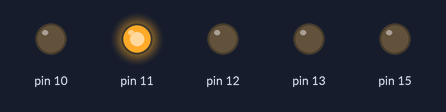
A program run on a simulated Raspberry Pi (header pin numbers). Parts: output pins drawn as LEDs (lit = HIGH). At 5.0 s the program stops and its outputs stay as they are.

Above: at 0.1 s.
At 1.1 s:
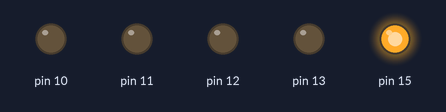
At 2.1 s:
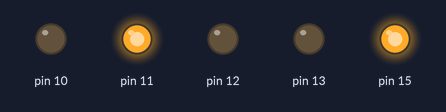
At 3.1 s:
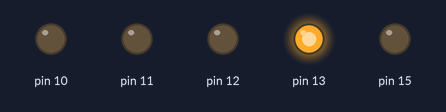
At 4.1 s:
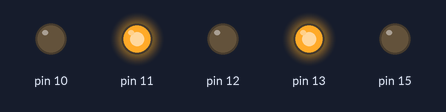
At 5.1 s:
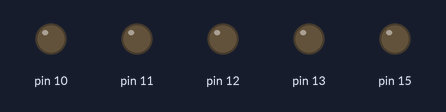
Timing chart, 0 to 6.5 s (numbered marks = the images above):
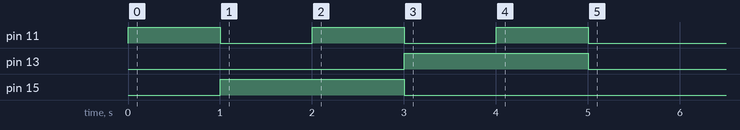

The program:

assg_ls_04_04_d02m09y2022.py
```python
# assg_ls_04_04_d02m09y2022.py
# Modify assg_ls_04_02_d02m09y2022.py
# Add a while loop to make user control program flow

# Import RPI Libary:
import RPi.GPIO as GPIO
# Import time module:
import time

# Setup RPI numbering system as BOARD
GPIO.setmode(GPIO.BOARD)

# Prompt user for Pin number:
# pin_num = int(input("Please enter pin number: "))

# Prompt user for number of blinks:
# num_blinks = int(input("How many times do you want LED to blink for: "))
num_blinks = 1

# Setup RPI to use specified pin(s) as output:
GPIO.setup(10, GPIO.OUT)
GPIO.setup(12, GPIO.OUT)
GPIO.setup(13, GPIO.OUT)
GPIO.setup(15, GPIO.OUT)
GPIO.setup(11, GPIO.OUT)

# Define user prompt:
# prompt = 'y'

# Add while loo:
# while prompt=='y':
for blink in range(0, num_blinks):
	# Number 1:
	GPIO.output(10,0)    # Turn off LED
	GPIO.output(12,0)
	GPIO.output(13,0)
	GPIO.output(15,0)
	GPIO.output(11,1)    # Turn on LED
	time.sleep(1)    # Add a time delay
	# Number 2:
	GPIO.output(10,0)    #  Turn off LED
	GPIO.output(12,0)
	GPIO.output(13,0)
	GPIO.output(15,1)
	GPIO.output(11,0)
	time.sleep(1)    # (ditto, i.e. Wait)
	# Number 3:
	GPIO.output(10,0)
	GPIO.output(12,0)
	GPIO.output(13,0)
	GPIO.output(15,1)
	GPIO.output(11,1)
	time.sleep(1)
	# Number 4:
	GPIO.output(10,0)
	GPIO.output(12,0)
	GPIO.output(13,1)
	GPIO.output(15,0)
	GPIO.output(11,0)
	time.sleep(1)
	# Number 5:
	GPIO.output(10,0)
	GPIO.output(12,0)
	GPIO.output(13,1)
	GPIO.output(15,0)
	GPIO.output(11,1)
	time.sleep(1)

# Cleanup pin for next use:
GPIO.cleanup()
```
